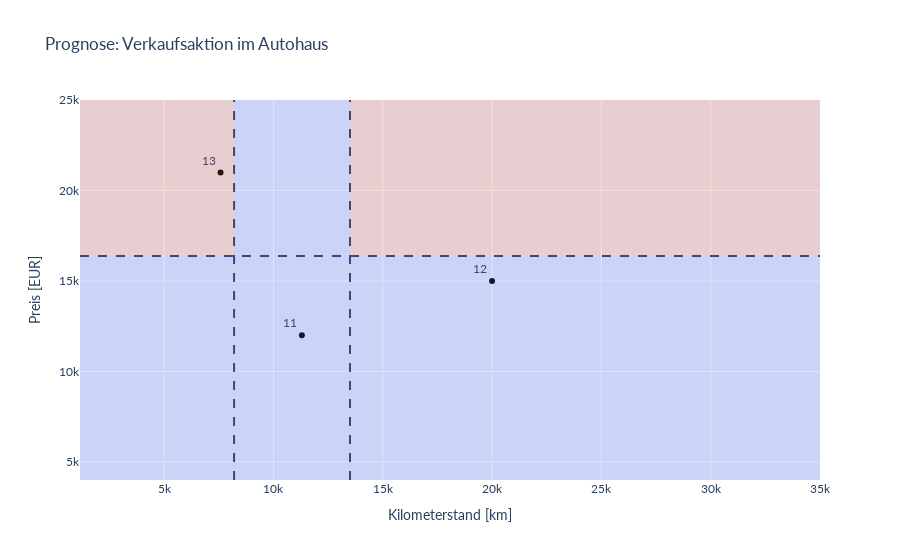

This figure's notebook cell:
### Code cell
neue_autos = pd.DataFrame({
    'Kilometerstand [km]': [11300, 20000, 7580],
    'Preis [EUR]': [12000, 14999, 20999],
    'Prognose verkauft': [False, False, True]
    },
    index=['Auto 11', 'Auto 12', 'Auto 13']) 

fig = px.scatter(neue_autos, x = 'Kilometerstand [km]', y = 'Preis [EUR]', 
                title='Prognose: Verkaufsaktion im Autohaus', 
                text=[11, 12, 13])
fig.update_traces(textposition='top left', marker=dict(color='black'))

fig.update_layout(font_family='Lato', xaxis_range=[xmin, xmax], yaxis_range=[ymin, ymax],
                legend=dict(orientation="h", yanchor="bottom", y=1, xanchor="right", x=1)
                )

fig.add_hline(y=decision_line01, line_width=2, line_dash='dash')
fig.add_vline(x=decision_line02, line_width=2, line_dash='dash')
fig.add_vline(x=decision_line03, line_width=2, line_dash='dash')
fig.add_hrect(y0=ymin, y1=decision_line01, line_width=0, fillcolor='#636EFA', opacity=0.2)
fig.add_shape(type="rect", x0=decision_line02, y0=decision_line01, x1=xmax, y1=ymax, 
    line_width=0, fillcolor='#EF553B', opacity=0.2)
fig.add_shape(type="rect", x0=decision_line03, y0=decision_line01, x1=decision_line02, y1=ymax, 
    line_width=0, fillcolor='#636EFA', opacity=0.2)
fig.add_shape(type="rect", x0=xmin, y0=decision_line01, x1=decision_line03, y1=ymax, 
    line_width=0, fillcolor='#EF553B', opacity=0.2)
if SAVE_IMAGES:
    fig.write_image('pics/decisiontree_scatterplot_prediction.svg', format='svg', width=400, height=450)
fig.show()

### Figure 1 — Plotly figure (JSON) as saved in the notebook; plotly's stock layout.template omitted (floating-point values rounded to 4 significant figures)
{"data": [{"hovertemplate": "Kilometerstand [km]=%{x}<br>Preis [EUR]=%{y}<br>text=%{text}<extra></extra>", "legendgroup": "", "marker": {"color": "black", "symbol": "circle"}, "mode": "markers+text", "name": "", "orientation": "v", "showlegend": false, "text": [11, 12, 13], "textposition": "top left", "type": "scatter", "x": [11300, 20000, 7580], "xaxis": "x", "y": [12000, 14999, 20999], "yaxis": "y"}], "layout": {"font": {"family": "Lato"}, "legend": {"orientation": "h", "tracegroupgap": 0, "x": 1, "xanchor": "right", "y": 1, "yanchor": "bottom"}, "shapes": [{"line": {"dash": "dash", "width": 2}, "type": "line", "x0": 0, "x1": 1, "xref": "x domain", "y0": 16380.0, "y1": 16380.0, "yref": "y"}, {"line": {"dash": "dash", "width": 2}, "type": "line", "x0": 13500, "x1": 13500, "xref": "x", "y0": 0, "y1": 1, "yref": "y domain"}, {"line": {"dash": "dash", "width": 2}, "type": "line", "x0": 8198, "x1": 8198, "xref": "x", "y0": 0, "y1": 1, "yref": "y domain"}, {"fillcolor": "#636EFA", "line": {"width": 0}, "opacity": 0.2, "type": "rect", "x0": 0, "x1": 1, "xref": "x domain", "y0": 4000, "y1": 16380.0, "yref": "y"}, {"fillcolor": "#EF553B", "line": {"width": 0}, "opacity": 0.2, "type": "rect", "x0": 13500, "x1": 35000, "y0": 16380.0, "y1": 25000}, {"fillcolor": "#636EFA", "line": {"width": 0}, "opacity": 0.2, "type": "rect", "x0": 8198, "x1": 13500, "y0": 16380.0, "y1": 25000}, {"fillcolor": "#EF553B", "line": {"width": 0}, "opacity": 0.2, "type": "rect", "x0": 1150, "x1": 8198, "y0": 16380.0, "y1": 25000}], "title": {"text": "Prognose: Verkaufsaktion im Autohaus"}, "xaxis": {"anchor": "y", "domain": [0, 1], "range": [1150, 35000], "title": {"text": "Kilometerstand [km]"}}, "yaxis": {"anchor": "x", "domain": [0, 1], "range": [4000, 25000], "title": {"text": "Preis [EUR]"}}}}
